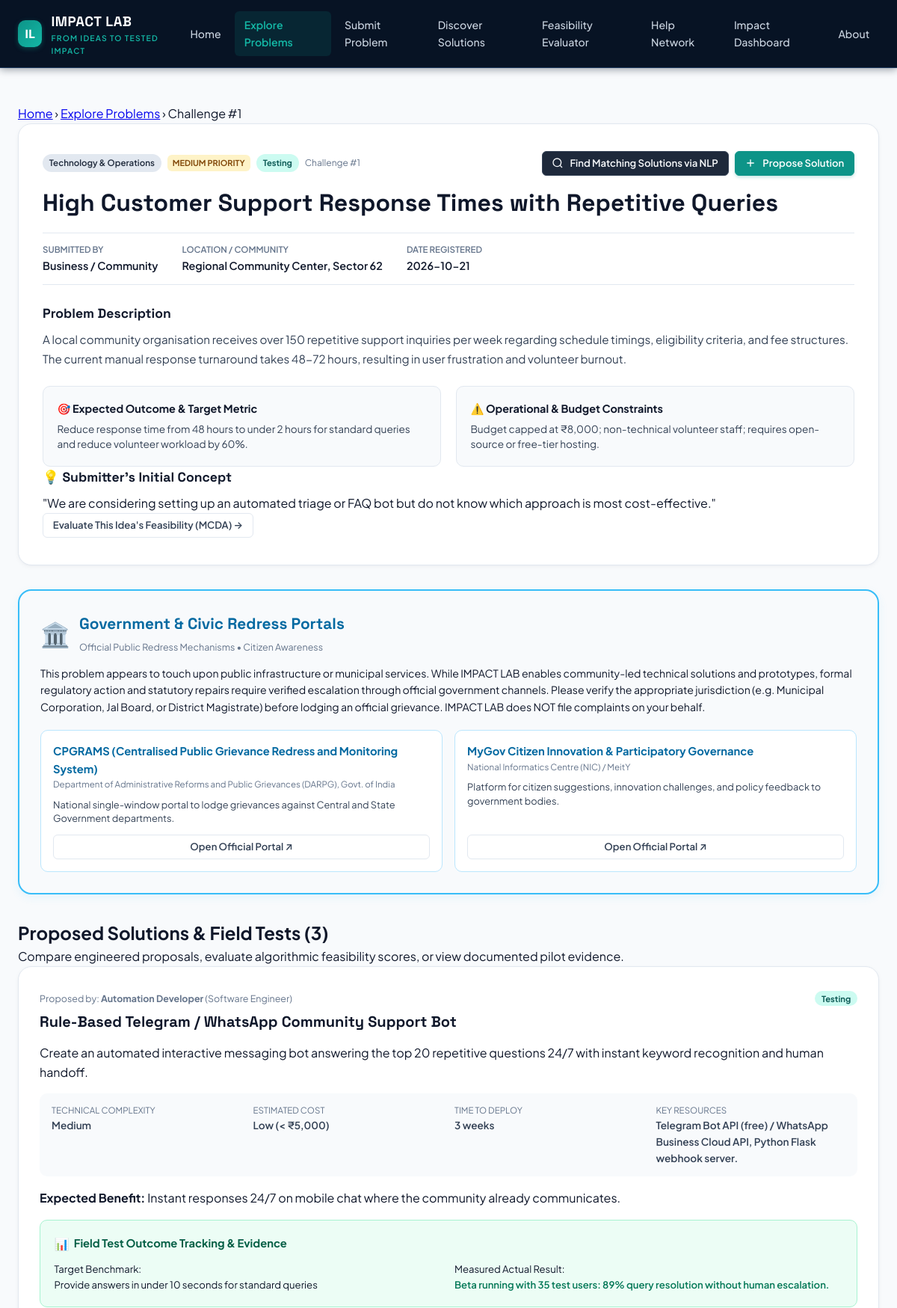
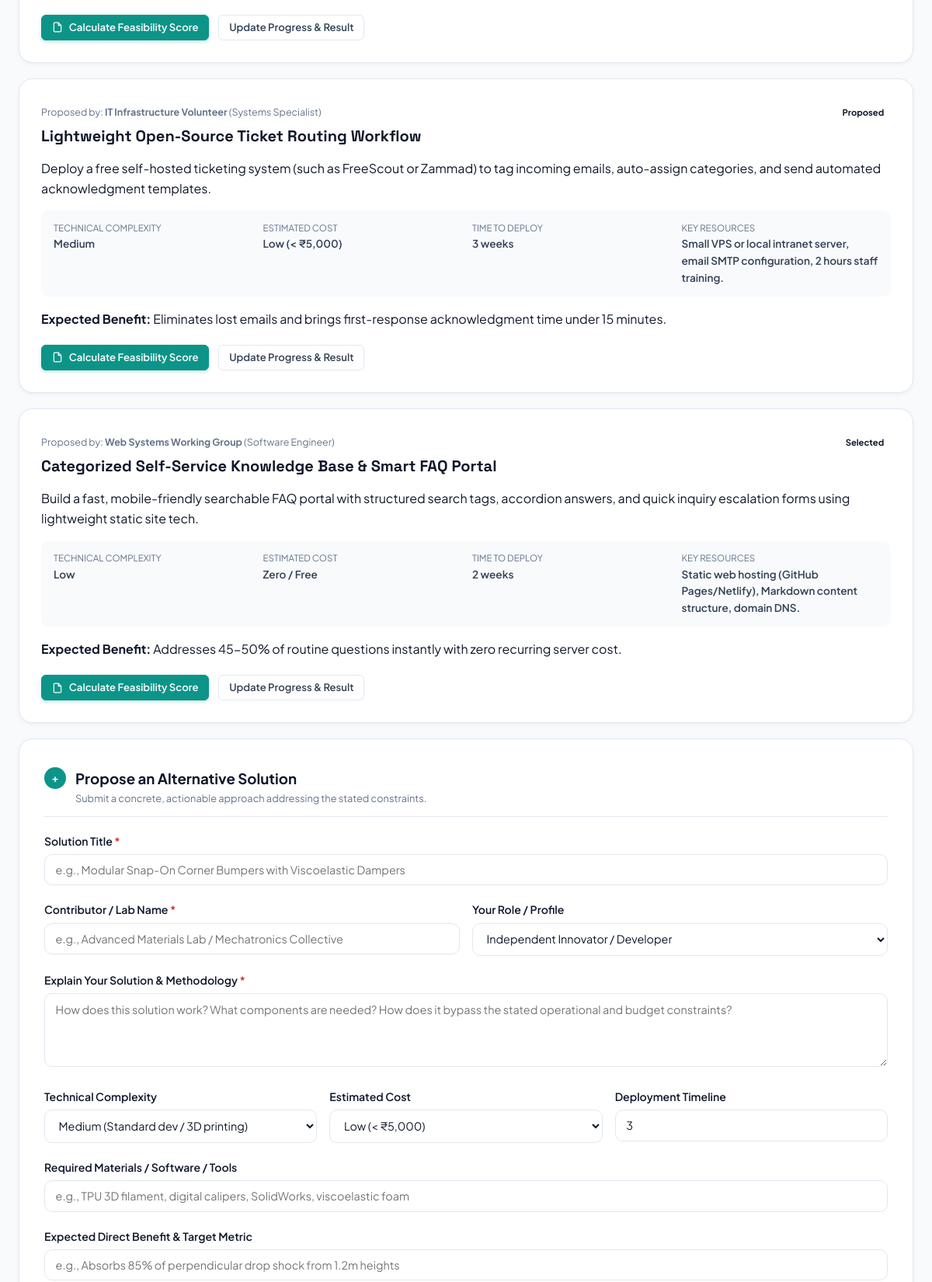
The app's page /problems/1 (upper part) with its own data (2 pictures, top to bottom).
### tables this page shows
CREATE TABLE problems (
        id INTEGER PRIMARY KEY AUTOINCREMENT,
        title TEXT NOT NULL,
        description TEXT NOT NULL,
        category TEXT NOT NULL,
        keywords TEXT,
        location TEXT,
        expected_impact TEXT,
        constraints TEXT,
        proposed_solution TEXT,
        user_type TEXT DEFAULT 'Help Seeker',
        contact_email TEXT,
        status TEXT DEFAULT 'Open', -- 'Open', 'In Progress', 'Testing', 'Resolved'
        created_at TIMESTAMP DEFAULT CURRENT_TIMESTAMP,
        updated_at TIMESTAMP DEFAULT CURRENT_TIMESTAMP
    , severity TEXT DEFAULT 'Medium', available_resources TEXT DEFAULT '');

CREATE TABLE solutions (
        id INTEGER PRIMARY KEY AUTOINCREMENT,
        problem_id INTEGER NOT NULL,
        title TEXT NOT NULL,
        description TEXT NOT NULL,
        category TEXT,
        author_name TEXT DEFAULT 'Community Solver',
        author_type TEXT DEFAULT 'Student / Contributor',
        required_resources TEXT,
        difficulty TEXT DEFAULT 'Medium', -- 'Low', 'Medium', 'High'
        estimated_cost TEXT DEFAULT 'Low', -- 'Zero / Free', 'Low (< ₹5,000)', 'Medium (₹5k - ₹25k)', 'High (> ₹25k)'
        expected_benefit TEXT,
        time_weeks INTEGER DEFAULT 4,
        status TEXT DEFAULT 'Proposed', -- 'Proposed', 'Selected', 'Testing', 'Result Recorded'
        target_metric TEXT,
        actual_result TEXT,
        created_at TIMESTAMP DEFAULT CURRENT_TIMESTAMP,
        FOREIGN KEY (problem_id) REFERENCES problems (id) ON DELETE CASCADE
    );

### app.py (the view)
@app.route("/problems/<int:problem_id>")
def problem_details_page(problem_id):
    problem = database.get_problem_by_id(problem_id)
    if not problem:
        abort(404)
    solutions = database.get_solutions_for_problem(problem_id)
    conn = database.get_db_connection()
    help_requests = conn.execute(
        "SELECT * FROM help_requests WHERE problem_id = ? ORDER BY id DESC",
        (problem_id,)
    ).fetchall()
    conn.close()
    help_requests = [dict(h) for h in help_requests]
    combined_text = f"{problem['title']} {problem['description']} {problem.get('keywords', '')}"
    gov_data = gov_portal.detect_government_relevance(problem["category"], combined_text)
    return render_template(
        "problem_detail.html",
        problem=problem,
        solutions=solutions,
        help_requests=help_requests,
        gov_data=gov_data
    )

### database.py (called while the page is built)
def get_db_connection():
    conn = sqlite3.connect(DB_PATH)
    conn.row_factory = sqlite3.Row
    conn.execute("PRAGMA foreign_keys = ON")
    return conn

def get_problem_by_id(problem_id):
    conn = get_db_connection()
    problem = conn.execute("SELECT * FROM problems WHERE id = ?", (problem_id,)).fetchone()
    conn.close()
    return dict(problem) if problem else None

def get_solutions_for_problem(problem_id):
    conn = get_db_connection()
    solutions = conn.execute(
        "SELECT * FROM solutions WHERE problem_id = ? ORDER BY id DESC",
        (problem_id,)
    ).fetchall()
    conn.close()
    return [dict(s) for s in solutions]

### templates/problem_detail.html (shortened to what this page needs)
{% extends "base.html" %}
{% block content %}
<div class="page-container">
    <nav class="breadcrumb">
        <a href="{{ url_for('home') }}">Home</a> &rsaquo;
        <a href="{{ url_for('problems_page') }}">Explore Problems</a> &rsaquo;
        <span>Challenge #{{ problem.id }}</span>
    </nav>
    <div class="detail-header-card">
        <div class="detail-top-row">
            <div class="badges-row">
                <span class="category-pill">{{ problem.category }}</span>
                {% if problem.severity %}
                <span class="severity-badge severity-{{ problem.severity|lower }}">
                    {{ problem.severity }} Priority
                </span>
                {% endif %}
                <span class="status-badge status-{{ problem.status|lower|replace(' ', '-') }}">
                    {{ problem.status }}
                </span>
                <span class="meta-badge">Challenge #{{ problem.id }}</span>
            </div>
            <div class="action-buttons-group">
                <a href="{{ url_for('discover_page') }}?problem_id={{ problem.id }}" class="btn btn-secondary btn-sm">
                    <svg width="16" height="16" viewBox="0 0 24 24" fill="none" stroke="currentColor" stroke-width="2"><circle cx="11" cy="11" r="8"/><path d="m21 21-4.3-4.3"/></svg>
                    Find Matching Solutions via NLP
                </a>
                <a href="#propose-solution-section" class="btn btn-primary btn-sm">
                    <svg width="16" height="16" viewBox="0 0 24 24" fill="none" stroke="currentColor" stroke-width="2"><path d="M12 5v14M5 12h14"/></svg>
                    Propose Solution
                </a>
            </div>
        </div>
        <h1 class="detail-title">{{ problem.title }}</h1>
        <div class="detail-meta-bar">
            <div class="meta-cell">
                <span class="meta-label">Submitted By</span>
                <span class="meta-value">{{ problem.user_type }}</span>
            </div>
            {% if problem.location %}
            <div class="meta-cell">
                <span class="meta-label">Location / Community</span>
                <span class="meta-value">{{ problem.location }}</span>
            </div>
            {% endif %}
            <div class="meta-cell">
                <span class="meta-label">Date Registered</span>
                <span class="meta-value">{{ problem.created_at[:10] }}</span>
            </div>
        </div>
        <div class="detail-body-block">
            <h3>Problem Description</h3>
            <p class="description-text">{{ problem.description }}</p>
        </div>
        <div class="detail-grid-two">
            <div class="grid-box impact-box">
                <h4>🎯 Expected Outcome &amp; Target Metric</h4>
                <p>{{ problem.expected_impact or "Open-ended operational improvement." }}</p>
            </div>
            <div class="grid-box constraints-box">
                <h4>⚠️ Operational &amp; Budget Constraints</h4>
                <p>{{ problem.constraints or "No restrictive constraints specified by problem owner." }}</p>
            </div>
        </div>
        {% if problem.proposed_solution %}
        <div class="detail-body-block mt-3 bg-light-panel">
            <h4>💡 Submitter's Initial Concept</h4>
            <p class="italic-text">"{{ problem.proposed_solution }}"</p>
            <div class="mt-2">
                <a href="{{ url_for('evaluate_page') }}?title={{ problem.proposed_solution|urlencode }}&problem_id={{ problem.id }}" class="btn btn-outline btn-sm">
                    Evaluate This Idea's Feasibility (MCDA) &rarr;
                </a>
            </div>
        </div>
        {% endif %}
    </div>
    {% if gov_data.is_civic_related %}
    <div class="gov-advisory-banner">
        <div class="gov-header">
            <span class="gov-icon">🏛️</span>
            <div>
                <h3 class="gov-title">Government &amp; Civic Redress Portals</h3>
                <span class="gov-subtitle">Official Public Redress Mechanisms &bull; Citizen Awareness</span>
            </div>
        </div>
        <p class="gov-notice-text">
            {{ gov_data.advisory_notice }}
        </p>
        <div class="gov-portals-grid">
            {% for portal in gov_data.portals %}
            <div class="portal-card">
                <div class="portal-card-header">
                    <h4>{{ portal.name }}</h4>
                    <span class="portal-authority">{{ portal.authority }}</span>
                </div>
                <p class="portal-desc">{{ portal.description }}</p>
                <a href="{{ portal.url }}" target="_blank" rel="noopener noreferrer" class="btn btn-outline btn-sm portal-link">
                    Open Official Portal &nearr;
                </a>
            </div>
            {% endfor %}
        </div>
    </div>
    {% endif %}
    <div class="section-divider">
        <h2>Proposed Solutions &amp; Field Tests ({{ solutions|length }})</h2>
        <p>Compare engineered proposals, evaluate algorithmic feasibility scores, or view documented pilot evidence.</p>
    </div>
    {% if solutions %}
    <div class="solutions-list">
        {% for sol in solutions %}
        <div class="solution-card">
            <div class="solution-header">
                <div>
                    <span class="solution-author">Proposed by: <strong>{{ sol.author_name }}</strong> ({{ sol.author_type }})</span>
                    <h3 class="solution-title">{{ sol.title }}</h3>
                </div>
                <div class="solution-status-wrap">
                    <span class="status-badge status-{{ sol.status|lower|replace(' ', '-') }}">
                        {{ sol.status }}
                    </span>
                </div>
            </div>
            <p class="solution-desc">{{ sol.description }}</p>
            <div class="solution-specs-grid">
                <div class="spec-item">
                    <span class="spec-label">Technical Complexity</span>
                    <span class="spec-value">{{ sol.difficulty }}</span>
                </div>
                <div class="spec-item">
                    <span class="spec-label">Estimated Cost</span>
                    <span class="spec-value">{{ sol.estimated_cost }}</span>
                </div>
                <div class="spec-item">
                    <span class="spec-label">Time to Deploy</span>
                    <span class="spec-value">{{ sol.time_weeks }} weeks</span>
                </div>
                <div class="spec-item">
                    <span class="spec-label">Key Resources</span>
                    <span class="spec-value">{{ sol.required_resources }}</span>
                </div>
            </div>
            {% if sol.expected_benefit %}
            <div class="spec-benefit mt-2">
                <strong>Expected Benefit:</strong> {{ sol.expected_benefit }}
            </div>
            {% endif %}
            {% if sol.status in ['Testing', 'Result Recorded'] %}
            <div class="test-result-box">
                <div class="result-header">
                    <span class="result-icon">📊</span>
                    <h4>Field Test Outcome Tracking &amp; Evidence</h4>
                </div>
                <div class="result-grid">
                    <div>
                        <span class="result-lbl">Target Benchmark:</span>
                        <p class="result-val">{{ sol.target_metric or "Target metric defined during proposal phase." }}</p>
                    </div>
                    <div>
                        <span class="result-lbl">Measured Actual Result:</span>
                        <p class="result-val actual-val">
                            {{ sol.actual_result or "Testing in active field pilot; final metric pending validation." }}
                        </p>
                    </div>
                </div>
            </div>
            {% endif %}
            <div class="solution-card-footer">
                <a href="{{ url_for('evaluate_page') }}?title={{ sol.title|urlencode }}&problem_id={{ problem.id }}" class="btn btn-primary btn-sm">
                    <svg width="14" height="14" viewBox="0 0 24 24" fill="none" stroke="currentColor" stroke-width="2"><path d="M14 2H6a2 2 0 0 0-2 2v16a2 2 0 0 0 2 2h12a2 2 0 0 0 2-2V8z"/><polyline points="14 2 14 8 20 8"/></svg>
                    Calculate Feasibility Score
                </a>
                <button type="button" class="btn btn-outline btn-sm" onclick="openUpdateStatusModal({{ sol.id }}, '{{ sol.status }}')">
                    Update Progress &amp; Result
                </button>
            </div>
        </div>
        {% endfor %}
    </div>
    {% else %}
    <div class="empty-state">
        <div class="empty-icon">💡</div>
        <h3>No solutions proposed yet</h3>
        <p>Be the first innovator to propose a technical, community, or low-cost solution for this problem!</p>
    </div>
    {% endif %}
    <div id="propose-solution-section" class="form-card mt-5">
        <div class="form-section-title">
            <span class="num-indicator">+</span>
            <div>
                <h3>Propose an Alternative Solution</h3>
                <p class="section-hint">Submit a concrete, actionable approach addressing the stated constraints.</p>
            </div>
        </div>
        <form id="solutionForm" method="POST" action="{{ url_for('submit_solution_action') }}">
            <div class="form-group">
                <label for="solutionTitle" class="form-label">Solution Title <span class="required-star">*</span></label>
                <input type="text" id="solutionTitle" name="title" class="form-control" placeholder="e.g., Modular Snap-On Corner Bumpers with Viscoelastic Dampers" required>
            </div>
            <div class="form-row">
                <div class="form-group col-md-6">
                    <label for="authorName" class="form-label">Contributor / Lab Name <span class="required-star">*</span></label>
                    <input type="text" id="authorName" name="author_name" class="form-control" placeholder="e.g., Advanced Materials Lab / Mechatronics Collective" required>
                </div>
                <div class="form-group col-md-6">
                    <label for="authorType" class="form-label">Your Role / Profile</label>
                    <select id="authorType" name="author_type" class="form-select">
                        <option value="Independent Innovator" selected>Independent Innovator / Developer</option>
                    </select>
                </div>
            </div>
            <div class="form-group">
                <label for="solutionDescription" class="form-label">Explain Your Solution &amp; Methodology <span class="required-star">*</span></label>
                <textarea id="solutionDescription" name="description" class="form-textarea" rows="4" placeholder="How does this solution work? What components are needed? How does it bypass the stated operational and budget constraints?" required></textarea>
            </div>
            <div class="form-row">
                <div class="form-group col-md-4">
                    <label for="difficulty" class="form-label">Technical Complexity</label>
                    <select id="difficulty" name="difficulty" class="form-select">
                        <option value="Medium" selected>Medium (Standard dev / 3D printing)</option>
                    </select>
                </div>
                <div class="form-group col-md-4">
                    <label for="estimatedCost" class="form-label">Estimated Cost</label>
                    <select id="estimatedCost" name="estimated_cost" class="form-select">
                        <option value="Low (< ₹5,000)" selected>Low (&lt; ₹5,000)</option>
                    </select>
                </div>
                <div class="form-group col-md-4">
                    <label for="timeWeeks" class="form-label">Deployment Timeline</label>
                    <input type="number" id="timeWeeks" name="time_weeks" class="form-control" value="3" min="1" max="52">
                </div>
            </div>
            <div class="form-group">
                <label for="requiredResources" class="form-label">Required Materials / Software / Tools</label>
                <input type="text" id="requiredResources" name="required_resources" class="form-control" placeholder="e.g., TPU 3D filament, digital calipers, SolidWorks, viscoelastic foam">
            </div>
            <div class="form-group">
                <label for="expectedBenefit" class="form-label">Expected Direct Benefit &amp; Target Metric</label>
                <input type="text" id="expectedBenefit" name="expected_benefit" class="form-control" placeholder="e.g., Absorbs 85% of perpendicular drop shock from 1.2m heights">
            </div>
        </form>
    </div>
</div>
{% endblock %}

### records on screen
problems: id "1", category "Technology & Operations", severity "MEDIUM", status "Testing", title "High Customer Support Response Times with Repetitive Queries", user_type "Business / Community", location "Regional Community Center, Sector 62", created_at "2026-10-21", description "A local community organisation receives over 150 repetitive support inquiries per week regarding schedule timings, eligibility criteria, and fee structures. The current manual response turnaround takes 48-72 hours, resulting in user frustration and volunteer burnout.", expected_impact "Reduce response time from 48 hours to under 2 hours for standard queries and reduce volunteer workload by 60%.", constraints "Budget capped at ₹8,000; non-technical volunteer staff; requires open-source or free-tier hosting.", proposed_solution "We are considering setting up an automated triage or FAQ bot but do not know which approach is most cost-effective."
solutions: author_name "Automation Developer", author_type "Software Engineer", title "Rule-Based Telegram / WhatsApp Community Support Bot", status "Testing", description "Create an automated interactive messaging bot answering the top 20 repetitive questions 24/7 with instant keyword recognition and human handoff.", difficulty "Medium", estimated_cost "Low (< ₹5,000)", time_weeks "3", required_resources "Telegram Bot API (free) / WhatsApp Business Cloud API, Python Flask webhook server.", expected_benefit "Instant responses 24/7 on mobile chat where the community already communicates.", target_metric "Provide answers in under 10 seconds for standard queries", actual_result "Beta running with 35 test users: 89% query resolution without human escalation."
solutions: author_name "IT Infrastructure Volunteer", author_type "Systems Specialist", title "Lightweight Open-Source Ticket Routing Workflow", status "Proposed", description "Deploy a free self-hosted ticketing system (such as FreeScout or Zammad) to tag incoming emails, auto-assign categories, and send automated acknowledgment templates.", difficulty "Medium", estimated_cost "Low (< ₹5,000)", time_weeks "3", required_resources "Small VPS or local intranet server, email SMTP configuration, 2 hours staff training.", expected_benefit "Eliminates lost emails and brings first-response acknowledgment time under 15 minutes."
solutions: author_name "Web Systems Working Group", author_type "Software Engineer", title "Categorized Self-Service Knowledge Base & Smart FAQ Portal", status "Selected", description "Build a fast, mobile-friendly searchable FAQ portal with structured search tags, accordion answers, and quick inquiry escalation forms using lightweight static site tech.", difficulty "Low", estimated_cost "Zero / Free", time_weeks "2", required_resources "Static web hosting (GitHub Pages/Netlify), Markdown content structure, domain DNS.", expected_benefit "Addresses 45-50% of routine questions instantly with zero recurring server cost."

### other values on screen
{{ portal.name }} "CPGRAMS (Centralised Public Grievance Redress and Monitoring System)" "MyGov Citizen Innovation & Participatory Governance"
{{ portal.authority }} "Department of Administrative Reforms and Public Grievances (DARPG), Govt. of India" "National Informatics Centre (NIC) / MeitY"
{{ portal.description }} "National single-window portal to lodge grievances against Central and State Government departments." "Platform for citizen suggestions, innovation challenges, and policy feedback to government bodies."
{{ solutions|length }} "3"
